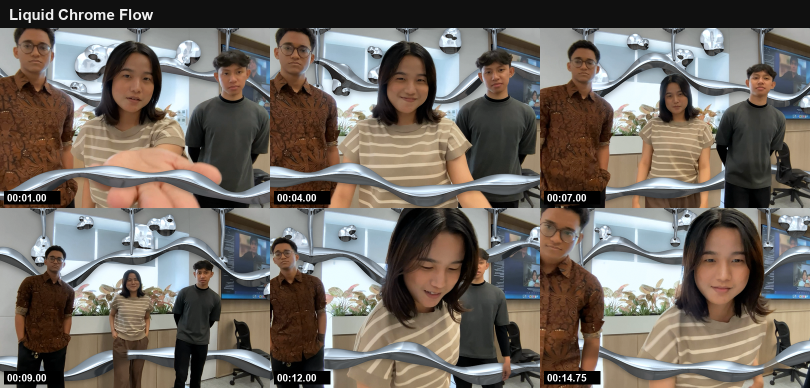
#> input picture styles/92-liquid-chrome-flow/example.png, 1620 x 776 px (shown at 1/2 size)
$ python -i render.py   (imports and definitions only)   (older library calls are emulated)
#> lines starting #> are read from the running program, lines starting #| are printed output that depends on the picture
#> further down, picture is the input picture: shape (776, 1620, 3); mean B, G, R 97.6, 104.7, 112
"""Liquid Chrome Flow, frame by frame.

usage: python -I render.py <frames_dir> <masks_dir> <out_dir> [all | frame numbers...]

Per frame:
  * liquid-metal shapes are built as height fields: drifting metaballs that
    merge and split, two thick sine-wave tubes that flow across the frame,
    and drips hanging from the top edge that stretch and shrink
  * each pixel of metal is shaded as a perfect chrome mirror: a normal from
    the height field picks a reflection direction that looks up a studio
    environment (white sky, sharp dark horizon, grey floor, softboxes) mixed
    with a blurred, warped copy of the frame itself, so the metal reflects
    the room and the people; hard specular glints and dark silhouette rims
  * layering from the masks: drips, blobs and the upper tube flow BEHIND the
    people; the lower tube wraps round the group at waist height (in front
    of the middle person, behind the two at the sides), never over a face
  * the room gets a cool, slightly desaturated grade so the chrome pops;
    soft contact shadows on the wall under the metal
"""
import os
import sys
from multiprocessing import Pool

import cv2
import numpy as np

# [1 line that did not run here, left out]
ARGS = sys.argv[4:]
# [1 line that did not run here, left out]
W, H = 1620, 1080
S = 2                                   # field resolution divisor
FW, FH = W // S, H // S
YF, XF = np.mgrid[0:FH, 0:FW].astype(np.float32)


# [68 lines left out: functions load, bead, height, blobs, tube, drips, not called in this run]


def env_map(img):
    """Reflection environment: studio sphere + blurred copy of the room."""
    E = 256
    v = np.linspace(-1, 1, E, dtype=np.float32)[:, None]
    u = np.linspace(-1, 1, E, dtype=np.float32)[None, :]
    # the sphere-map centre is what sits behind the camera: keep it bright;
    # horizon below centre, so crowns read white and flanks pick up the dark band
    hz = 0.30
    sky = 1.0 - 0.35 * np.clip(-v, 0, 1)
    floor = 0.05 + 0.35 * np.clip((v - hz) / (1 - hz), 0, 1) ** 1.5
    horizon = np.where(v < hz, sky, floor) * np.ones_like(u)
    horizon = horizon - 0.85 * np.exp(-((v - hz - 0.01) / 0.035) ** 2)   # sharp dark horizon line
    # two softboxes
    for cx, cy, s in ((-0.40, -0.45, 0.20), (0.50, -0.20, 0.14), (0.05, -0.80, 0.25)):
        horizon = horizon + 0.9 * np.exp(-(((u - cx) / s) ** 2 + ((v - cy) / (s * 0.6)) ** 2) ** 2)
    studio = np.repeat(np.clip(horizon, 0, 1.3)[..., None], 3, 2) * np.array([1.0, 0.98, 0.95], np.float32)
    room = cv2.resize(cv2.GaussianBlur(img, (0, 0), 6), (E, E), interpolation=cv2.INTER_AREA)
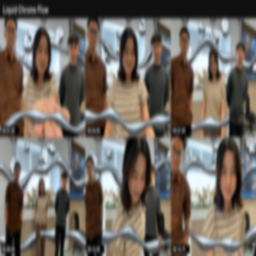
#> room: shape (256, 256, 3); mean B, G, R 97.6, 104.7, 112
    room = cv2.cvtColor(cv2.cvtColor(room, cv2.COLOR_BGR2HSV) * np.array([1, 0.55, 1], np.float32), cv2.COLOR_HSV2BGR)
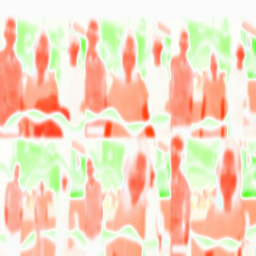
#> room: shape (256, 256, 3) float32; mean B, G, R -3449.5, -2022.9, -417.4; drawn with min black and max white
    env = 0.75 * studio + 0.32 * room
    # cool steel cast
    return (env * np.array([1.06, 1.0, 0.94], np.float32)).astype(np.float32)


# [25 lines left out: function chrome, not called in this run]


def up(a):
    return cv2.resize(a, (W, H), interpolation=cv2.INTER_CUBIC)


# [68 lines left out: functions render, main, not called in this run]


# [2 lines not run here, left out]

>>> import cv2
>>> picture = cv2.imread('example.png')
>>> result = env_map(picture)
